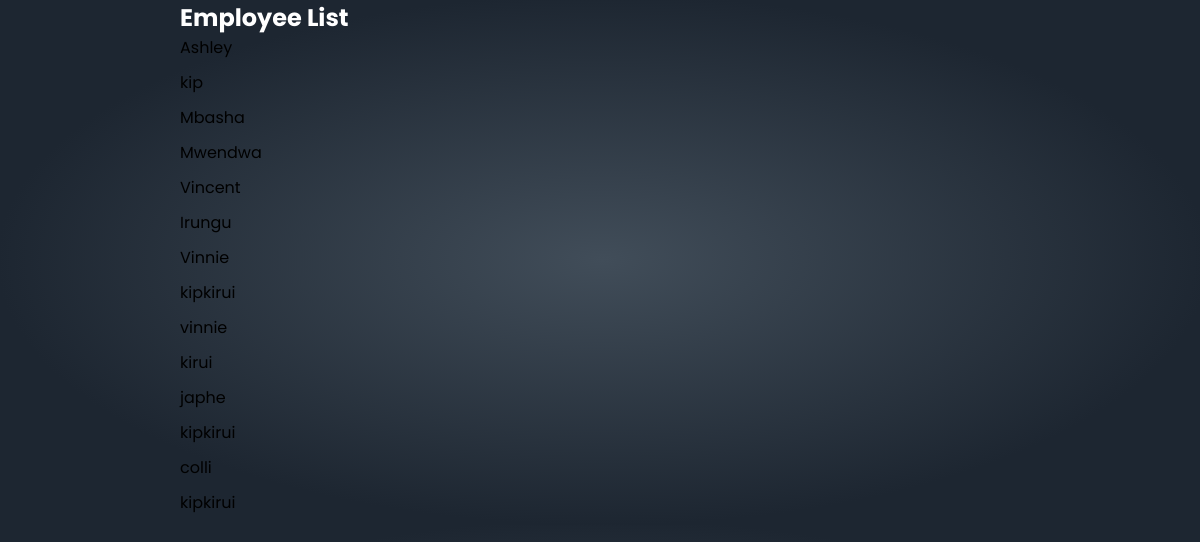
Screenshot of /employee_list with the database file from the repository.
### Employee/models.py (models this page shows, shortened)
class Employee(models.Model):
    employee_id = models.AutoField(primary_key=True)
    firstname = models.CharField(max_length=100)
    lastname = models.CharField(max_length=100)
    email  = models.EmailField(max_length=100, default='')
    username = models.CharField(max_length=255, unique=True, default='employee')
    phonenumber = models.IntegerField()
    role = models.CharField(max_length=100)
    temporary_password = models.CharField(max_length=100)

### Employee/views.py (the view)
# urls.py: path('employee_list',views.employee_list, name = 'employee_list'),
def employee_list(request):
    employees = Employee.objects.all()
    return render(request, 'Employee/partials/employee_list.html', {'employees': employees})

### templates/Employee/partials/employee_list.html (shortened to what this page needs)
{% load static %}
<!DOCTYPE html>
<html>
<head>
    {% load static %}
<link rel="stylesheet" type="text/css" href="{% static 'Employee/css/style.css' %}">
{% load static %}
	<link rel="stylesheet" type="text/css" href="css/style.css">
	<link rel="stylesheet" href="https://cdn.jsdelivr.net/npm/boxicons@latest/css/boxicons.min.css">
	<link rel="stylesheet" href="https://unpkg.com/boxicons@latest/css/boxicons.min.css">
</head>
<body>
	<section class="home">
<h1>Employee List</h1>
    <ul>
        {% for employee in employees %}
          <li>{{ employee.firstname }}</li>
		  <li>{{ employee.lastname }}</li>
        {% endfor %}
      </ul>
</section>
</body>
</html>

### static/Employee/css/style.css (style rules this page uses)
* { padding: 0; margin: 0; box-sizing: border-box; font-family: 'Poppins', sans-serif; text-decoration: none; list-style: none; }
:root { --bg-color: #101113; --text-color: #fff; --main-color: #34e7f8; --other-color: #fcfcfc; --h1-font: 6rem; --p-font: 1rem; }
body { background: radial-gradient(50.53% 50.53% at 50.23% 49.47%, #414d59 0%, #1d2631 100%); color: var(--text-color); }
section { padding: 0 15%; }
ul { list-style: none; color: #000; }
ul li { margin-bottom: 10px; }

### rows the page displays
Employee: firstname "Ashley", lastname "kip"
Employee: firstname "Mbasha", lastname "Mwendwa"
Employee: firstname "Vincent", lastname "Irungu"
Employee: firstname "Vinnie", lastname "kipkirui"
Employee: firstname "vinnie", lastname "kirui"
Employee: firstname "japhe", lastname "kipkirui"
Employee: firstname "colli", lastname "kipkirui"
